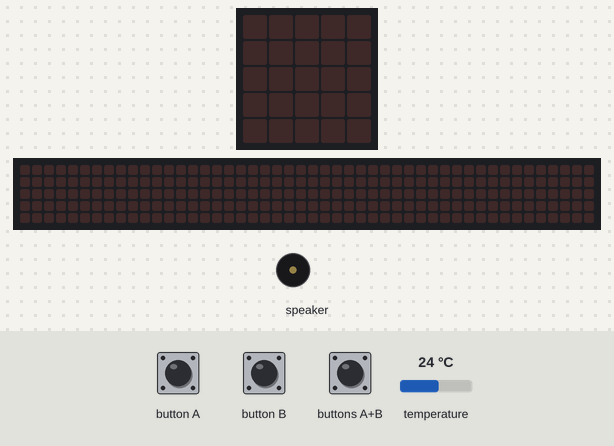
This program was run on a simulated Calliope mini (MakeCode). On the bench: the board's 5×5 LED display, a strip that is not on the board, showing the scrolling text unrolled, buzzer (waves = sounding). The test bench sets the inputs (shaded band); at power-on: temperature 24 °C. The 48×5 strip is a reading aid, not a part: it shows the text the display is scrolling, unrolled, one strip-width of it at a time.

Above: at 1.2 s.
1.3 s: button A pressed for 0.15 s
At 1.65 s:
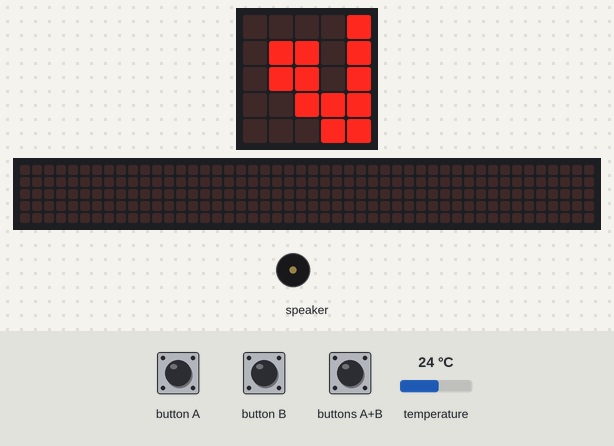
4.3 s: button B pressed for 0.15 s
At 4.85 s:
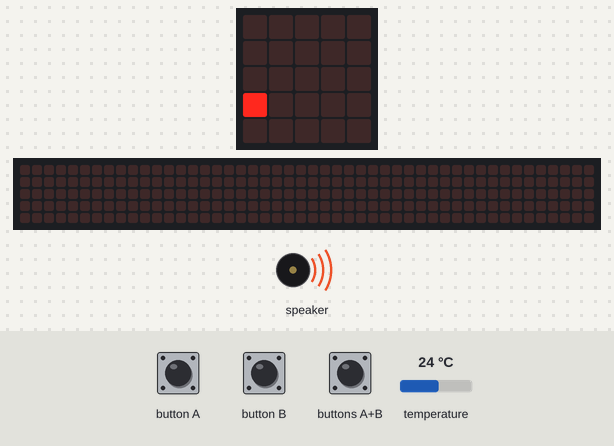
7.3 s: buttons A+B pressed for 0.15 s
At 10.07 s:
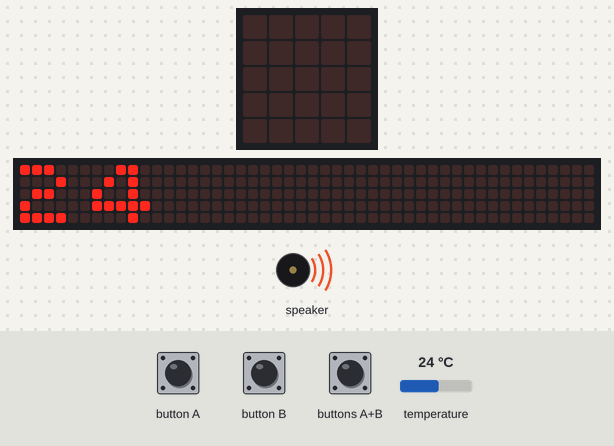
10.3 s: temperature set to 33 °C
At 13.03 s:
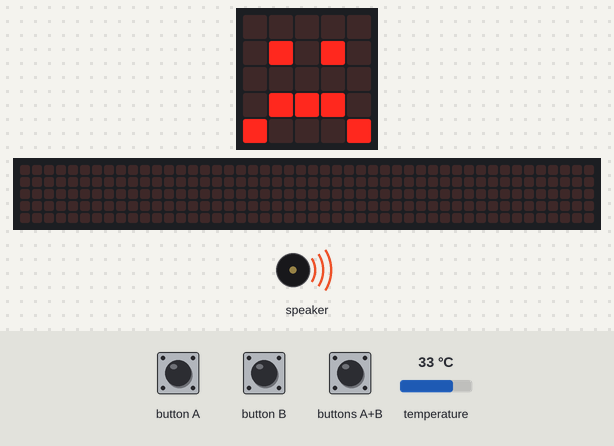
13.3 s: temperature set to 9 °C
At 14.88 s:
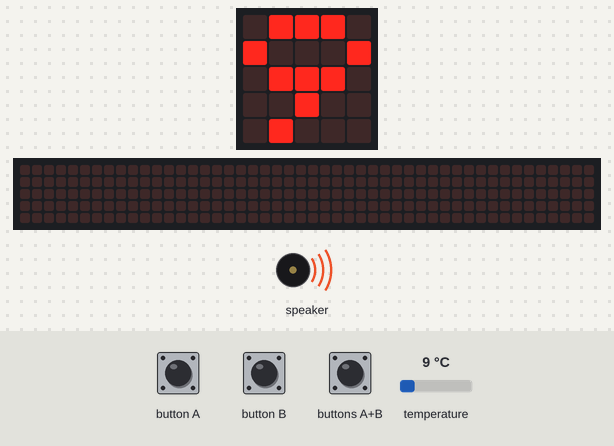
16.3 s: temperature set to 10.7 °C
At 26.0 s:
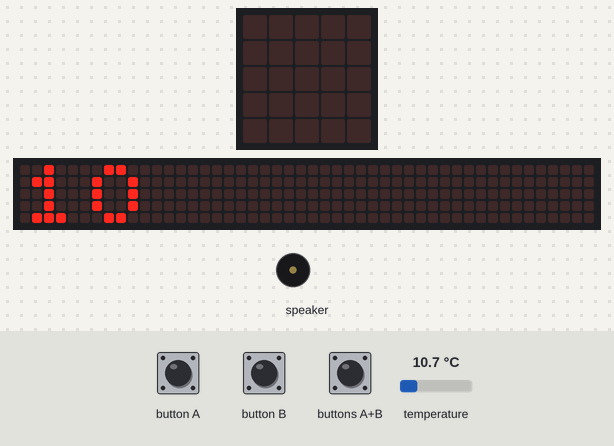
Timing chart, 0 to 27.5 s (numbered marks = the images above; inputs shaded):
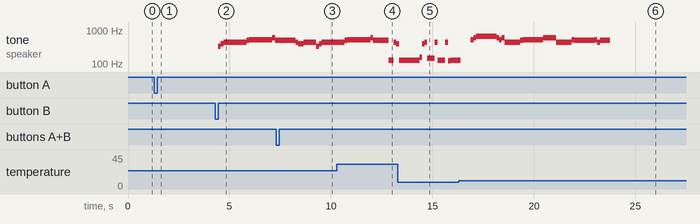

Measured:
- the behaviour switches between 9.9 and 10 °C on temperature (found by bisection; images 5 and 6)
- after the input at 1.3 s, the display: changes after 0.15 s (image 1)
- after the input at 4.3 s, tone on speaker: plays 330 Hz for 0.13 s, 392 Hz for 0.13 s, 440 Hz for 1.1 s, 494 Hz for 0.13 s, 523 Hz for 1.1 s, 587 Hz for 0.13 s … (7 notes in this stretch), starting after 0.15 s
- after the input at 7.3 s, the display: first changes after 0.15 s (image 3 shows a later state)
- after the input at 10.3 s, the display: first differs from a run without the input after 2.6 s (image 4)
- after the input at 13.3 s, the display: first differs from a run without the input after 1.4 s (image 5)
- after the input at 16.3 s, the display: first differs from a run without the input after 1.5 s (image 6 shows a later state)

The program:

main.ts
```typescript
input.onButtonPressed(Button.A, function () {
    images.createBigImage(`
        . . . . # # . . . .
        . # # . # # . . . .
        . # # . # . . . . .
        . . # # # # # # # .
        . . . # # # # # . .
        `).showImage(0)
    images.createBigImage(`
        . . . . # # . . . .
        . # # . # # . . . .
        . # # . # . . . . .
        . . # # # # # # # .
        . . . # # # # # . .
        `).showImage(1)
    images.createBigImage(`
        . . . . # # . . . .
        . # # . # # . . . .
        . # # . # . . . . .
        . . # # # # # # # .
        . . . # # # # # . .
        `).showImage(2)
    images.createBigImage(`
        . . . . # # . . . .
        . # # . # # . . . .
        . # # . # . . . . .
        . . # # # # # # # .
        . . . # # # # # . .
        `).showImage(3)
    images.createBigImage(`
        . . . . # # . . . .
        . # # . # # . . . .
        . # # . # . . . . .
        . . # # # # # # # .
        . . . # # # # # . .
        `).showImage(4)
    images.createBigImage(`
        . . . . # # . . . .
        . # # . # # . . . .
        . # # . # . . . . .
        . . # # # # # # # .
        . . . # # # # # . .
        `).showImage(5)
    images.createBigImage(`
        . . . . # # . . . .
        . # # . # # . . . .
        . # # . # . . . . .
        . . # # # # # # # .
        . . . # # # # # . .
        `).showImage(6)
    images.createBigImage(`
        . . . . # # . . . .
        . # # . # # . . . .
        . # # . # . . . . .
        . . # # # # # # # .
        . . . # # # # # . .
        `).showImage(7)
    images.createBigImage(`
        . . . . # # . . . .
        . # # . # # . . . .
        . # # . # . . . . .
        . . # # # # # # # .
        . . . # # # # # . .
        `).showImage(8)
    images.createBigImage(`
        . . . . # # . . . .
        . # # . # # . . . .
        . # # . # . . . . .
        . . # # # # # # # .
        . . . # # # # # . .
        `).showImage(9)
    images.createBigImage(`
        . . . . # # . . . .
        . # # . # # . . . .
        . # # . # . . . . .
        . . # # # # # # # .
        . . . # # # # # . .
        `).showImage(0)
    images.createBigImage(`
        . . . . # # . . . .
        . # # . # # . . . .
        . # # . # . . . . .
        . . # # # # # # # .
        . . . # # # # # . .
        `).showImage(1)
    images.createBigImage(`
        . . . . # # . . . .
        . # # . # # . . . .
        . # # . # . . . . .
        . . # # # # # # # .
        . . . # # # # # . .
        `).showImage(2)
    images.createBigImage(`
        . . . . # # . . . .
        . # # . # # . . . .
        . # # . # . . . . .
        . . # # # # # # # .
        . . . # # # # # . .
        `).showImage(3)
    images.createBigImage(`
        . . . . # # . . . .
        . # # . # # . . . .
        . # # . # . . . . .
        . . # # # # # # # .
        . . . # # # # # . .
        `).showImage(4)
    images.createBigImage(`
        . . . . # # . . . .
        . # # . # # . . . .
        . # # . # . . . . .
        . . # # # # # # # .
        . . . # # # # # . .
        `).showImage(5)
    images.createBigImage(`
        . . . . # # . . . .
        . # # . # # . . . .
        . # # . # . . . . .
        . . # # # # # # # .
        . . . # # # # # . .
        `).showImage(6)
    images.createBigImage(`
        . . . . # # . . . .
        . # # . # # . . . .
        . # # . # . . . . .
        . . # # # # # # # .
        . . . # # # # # . .
        `).showImage(7)
    images.createBigImage(`
        . . . . # # . . . .
        . # # . # # . . . .
        . # # . # . . . . .
        . . # # # # # # # .
        . . . # # # # # . .
        `).showImage(8)
    images.createBigImage(`
        . . . . # # . . . .
        . # # . # # . . . .
        . # # . # . . . . .
        . . # # # # # # . .
        . . . # # # # . . .
        `).showImage(9)
    images.createBigImage(`
        . . # # . . # # . .
        . . # # . . # # . .
        . . . # # # . . . .
        . . . . # # . . . .
        . . . . . # # . . .
        `).showImage(0)
    images.createBigImage(`
        . . # # . . # # . .
        . . # # . . # # . .
        . . . # # # . . . .
        . . . . # # . . . .
        . . . . . # # . . .
        `).showImage(1)
    images.createBigImage(`
        . . # # . . # # . .
        . . # # . . # # . .
        . . . # # # . . . .
        . . . . # # . . . .
        . . . . . # # . . .
        `).showImage(2)
    images.createBigImage(`
        . . # # . . # # . .
        . . # # . . # # . .
        . . . # # # . . . .
        . . . . # # . . . .
        . . . . . # # . . .
        `).showImage(3)
    images.createBigImage(`
        . . # # . . # # . .
        . . # # . . # # . .
        . . . # # # . . . .
        . . . . # # . . . .
        . . . . . # # . . .
        `).showImage(4)
    images.createBigImage(`
        . . # # . . # # . .
        . . # # . . # # . .
        . . . # # # . . . .
        . . . . # # . . . .
        . . . . . # # . . .
        `).showImage(5)
    images.createBigImage(`
        . . # # . . # # . .
        . . # # . . # # . .
        . . . # # # . . . .
        . . . . # # . . . .
        . . . . . # # . . .
        `).showImage(6)
    images.createBigImage(`
        . . # # . . # # . .
        . . # # . . # # . .
        . . . # # # . . . .
        . . . . # # . . . .
        . . . . . # # . . .
        `).showImage(7)
    images.createBigImage(`
        . . # # . . # # . .
        . . # # . . # # . .
        . . . # # # . . . .
        . . . . # # . . . .
        . . . . . # # . . .
        `).showImage(8)
    images.createBigImage(`
        . . # # . . # # . .
        . . # # . . # # . .
        . . . # # # . . . .
        . . . . # # . . . .
        . . . . . # # . . .
        `).showImage(9)
    images.createBigImage(`
        . . . . . # # . . .
        . . . # # # # . . .
        . . . # # . . . . .
        . . . # # # # # . .
        . . . . # . # # . .
        `).showImage(0)
    images.createBigImage(`
        . . . . . # # . . .
        . . . # # # # . . .
        . . . # # . . . . .
        . . . # # # # # . .
        . . . . # . # # . .
        `).showImage(1)
    images.createBigImage(`
        . . . . . # # . . .
        . . . # # # # . . .
        . . . # # . . . . .
        . . . # # # # # . .
        . . . . # . # # . .
        `).showImage(2)
    images.createBigImage(`
        . . . . . # # . . .
        . . . # # # # . . .
        . . . # # . . . . .
        . . . # # # # # . .
        . . . . # . # # . .
        `).showImage(3)
    images.createBigImage(`
        . . . . . # # . . .
        . . . # # # # . . .
        . . . # # . . . . .
        . . . # # # # # . .
        . . . . # . # # . .
        `).showImage(4)
    images.createBigImage(`
        . . . . . # # . . .
        . . . # # # # . . .
        . . . # # . . . . .
        . . . # # # # # . .
        . . . . # . # # . .
        `).showImage(5)
    images.createBigImage(`
        . . . . . # # . . .
        . . . # # # # . . .
        . . . # # . . . . .
        . . . # # # # # . .
        . . . . # . # # . .
        `).showImage(6)
    images.createBigImage(`
        . . . . . # # . . .
        . . . # # # # . . .
        . . . # # . . . . .
        . . . # # # # # . .
        . . . . # . # # . .
        `).showImage(7)
    images.createBigImage(`
        . . . . . # # . . .
        . . . # # # # . . .
        . . . # # . . . . .
        . . . # # # # # . .
        . . . . # . # # . .
        `).showImage(8)
    images.createBigImage(`
        . . . . . # # . . .
        . . . # # # # . . .
        . . . # # . . . . .
        . . . # # # # # . .
        . . . . # . # # . .
        `).showImage(9)
    images.createBigImage(`
        . . . . . . . . . .
        . . . . . # # . . .
        . . . # # # # . . .
        . . . # # . . . . .
        . . . # # # # # . .
        `).showImage(0)
    images.createBigImage(`
        . . . . . . . . . .
        . . . . . # # . . .
        . . . # # # # . . .
        . . . # # . . . . .
        . . . # # # # # . .
        `).showImage(1)
    images.createBigImage(`
        . . . . . . . . . .
        . . . . . # # . . .
        . . . # # # # . . .
        . . . # # . . . . .
        . . . # # # # # . .
        `).showImage(2)
    images.createBigImage(`
        . . . . . . . . . .
        . . . . . # # . . .
        . . . # # # # . . .
        . . . # # . . . . .
        . . . # # # # # . .
        `).showImage(3)
    images.createBigImage(`
        . . . . . . . . . .
        . . . . . # # . . .
        . . . # # # # . . .
        . . . # # . . . . .
        . . . # # # # # . .
        `).showImage(4)
    images.createBigImage(`
        . . . . . . . . . .
        . . . . . # # . . .
        . . . # # # # . . .
        . . . # # . . . . .
        . . . # # # # # . .
        `).showImage(5)
    images.createBigImage(`
        . . . . . . . . . .
        . . . . . # # . . .
        . . . # # # # . . .
        . . . # # . . . . .
        . . . # # # # # . .
        `).showImage(6)
    images.createBigImage(`
        . . . . . . . . . .
        . . . . . # # . . .
        . . . # # # # . . .
        . . . # # . . . . .
        . . . # # # # # . .
        `).showImage(7)
    images.createBigImage(`
        . . . . . . . . . .
        . . . . . # # . . .
        . . . # # # # . . .
        . . . # # . . . . .
        . . . # # # # # . .
        `).showImage(8)
    images.createBigImage(`
        . . . . . . . . . .
        . . . . . # # . . .
        . . . # # # # . . .
        . . . # # . . . . .
        . . . # # # # # . .
        `).showImage(9)
    images.createBigImage(`
        . . . . . . . . . .
        . . . . . . . . . .
        . . . . . # # . . .
        . . . # # # # . . .
        . . . # # . . . . .
        `).showImage(0)
    images.createBigImage(`
        . . . . . . . . . .
        . . . . . . . . . .
        . . . . . # # . . .
        . . . # # # # . . .
        . . . # # . . . . .
        `).showImage(1)
    images.createBigImage(`
        . . . . . . . . . .
        . . . . . . . . . .
        . . . . . # # . . .
        . . . # # # # . . .
        . . . # # . . . . .
        `).showImage(2)
    images.createBigImage(`
        . . . . . . . . . .
        . . . . . . . . . .
        . . . . . # # . . .
        . . . # # # # . . .
        . . . # # . . . . .
        `).showImage(3)
    images.createBigImage(`
        . . . . . . . . . .
        . . . . . . . . . .
        . . . . . # # . . .
        . . . # # # # . . .
        . . . # # . . . . .
        `).showImage(4)
    images.createBigImage(`
        . . . . . . . . . .
        . . . . . . . . . .
        . . . . . # # . . .
        . . . # # # # . . .
        . . . # # . . . . .
        `).showImage(5)
    images.createBigImage(`
        . . . . . . . . . .
        . . . . . . . . . .
        . . . . . # # . . .
        . . . # # # # . . .
        . . . # # . . . . .
        `).showImage(6)
    images.createBigImage(`
        . . . . . . . . . .
        . . . . . . . . . .
        . . . . . # # . . .
        . . . # # # # . . .
        . . . # # . . . . .
        `).showImage(7)
    images.createBigImage(`
        . . . . . . . . . .
        . . . . . . . . . .
        . . . . . # # . . .
        . . . # # # # . . .
        . . . # # . . . . .
        `).showImage(8)
    images.createBigImage(`
        . . . . . . . . . .
        . . . . . . . . . .
        . . . . . # # . . .
        . . . # # # # . . .
        . . . # # . . . . .
        `).showImage(9)
    images.createBigImage(`
        . . . . . . . . . .
        . . . . . . . . . .
        . . . . . . . . . .
        . . . . . # # . . .
        . . . # # # # . . .
        `).showImage(0)
    images.createBigImage(`
        . . . . . . . . . .
        . . . . . . . . . .
        . . . . . . . . . .
        . . . . . # # . . .
        . . . # # # # . . .
        `).showImage(1)
    images.createBigImage(`
        . . . . . . . . . .
        . . . . . . . . . .
        . . . . . . . . . .
        . . . . . # # . . .
        . . . # # # # . . .
        `).showImage(2)
    images.createBigImage(`
        . . . . . . . . . .
        . . . . . . . . . .
        . . . . . . . . . .
        . . . . . # # . . .
        . . . # # # # . . .
        `).showImage(3)
    images.createBigImage(`
        . . . . . . . . . .
        . . . . . . . . . .
        . . . . . . . . . .
        . . . . . # # . . .
        . . . # # # # . . .
        `).showImage(4)
    images.createBigImage(`
        . . . . . . . . . .
        . . . . . . . . . .
        . . . . . . . . . .
        . . . . . # # . . .
        . . . # # # # . . .
        `).showImage(5)
    images.createBigImage(`
        . . . . . . . . . .
        . . . . . . . . . .
        . . . . . . . . . .
        . . . . . # # . . .
        . . . # # # # . . .
        `).showImage(6)
    images.createBigImage(`
        . . . . . . . . . .
        . . . . . . . . . .
        . . . . . . . . . .
        . . . . . # # . . .
        . . . # # # # . . .
        `).showImage(7)
    images.createBigImage(`
        . . . . . . . . . .
        . . . . . . . . . .
        . . . . . . . . . .
        . . . . . # # . . .
        . . . # # # # . . .
        `).showImage(8)
    images.createBigImage(`
        . . . . . . . . . .
        . . . . . . . . . .
        . . . . . . . . . .
        . . . . . # # . . .
        . . . # # # # . . .
        `).showImage(9)
})
input.onButtonPressed(Button.AB, function () {
    for (let index = 0; index < 10; index++) {
        basic.showNumber(input.temperature())
        if (input.temperature() > 28) {
            music.startMelody(music.builtInMelody(Melodies.Funeral), MelodyOptions.Once)
            basic.showIcon(IconNames.Sad)
        }
    }
})
input.onButtonPressed(Button.B, function () {
    music.playTone(330, music.beat(BeatFraction.Quarter))
    music.playTone(392, music.beat(BeatFraction.Quarter))
    music.playTone(440, music.beat(BeatFraction.Whole))
    music.playTone(440, music.beat(BeatFraction.Whole))
    music.playTone(440, music.beat(BeatFraction.Quarter))
    music.playTone(494, music.beat(BeatFraction.Quarter))
    music.playTone(523, music.beat(BeatFraction.Whole))
    music.playTone(523, music.beat(BeatFraction.Whole))
    music.playTone(523, music.beat(BeatFraction.Quarter))
    music.playTone(587, music.beat(BeatFraction.Quarter))
    music.playTone(494, music.beat(BeatFraction.Whole))
    music.playTone(494, music.beat(BeatFraction.Whole))
    music.playTone(440, music.beat(BeatFraction.Quarter))
    music.playTone(392, music.beat(BeatFraction.Quarter))
    music.playTone(392, music.beat(BeatFraction.Quarter))
    music.playTone(440, music.beat(BeatFraction.Quarter))
    music.playTone(440, music.beat(BeatFraction.Whole))
    music.playTone(330, music.beat(BeatFraction.Quarter))
    music.playTone(392, music.beat(BeatFraction.Quarter))
    music.playTone(440, music.beat(BeatFraction.Whole))
    music.playTone(440, music.beat(BeatFraction.Whole))
    music.playTone(440, music.beat(BeatFraction.Quarter))
    music.playTone(494, music.beat(BeatFraction.Quarter))
    music.playTone(523, music.beat(BeatFraction.Whole))
    music.playTone(523, music.beat(BeatFraction.Whole))
    music.playTone(523, music.beat(BeatFraction.Quarter))
    music.playTone(587, music.beat(BeatFraction.Quarter))
    music.playTone(494, music.beat(BeatFraction.Whole))
    music.playTone(494, music.beat(BeatFraction.Whole))
    music.playTone(440, music.beat(BeatFraction.Quarter))
    music.playTone(392, music.beat(BeatFraction.Quarter))
    music.playTone(440, music.beat(BeatFraction.Double))
    music.playTone(330, music.beat(BeatFraction.Quarter))
    music.playTone(392, music.beat(BeatFraction.Quarter))
    music.playTone(440, music.beat(BeatFraction.Whole))
    music.playTone(440, music.beat(BeatFraction.Whole))
    music.playTone(440, music.beat(BeatFraction.Quarter))
    music.playTone(494, music.beat(BeatFraction.Quarter))
    music.playTone(523, music.beat(BeatFraction.Whole))
    music.playTone(523, music.beat(BeatFraction.Whole))
    music.playTone(523, music.beat(BeatFraction.Quarter))
    music.playTone(587, music.beat(BeatFraction.Quarter))
    music.playTone(659, music.beat(BeatFraction.Whole))
    music.playTone(659, music.beat(BeatFraction.Whole))
    music.playTone(587, music.beat(BeatFraction.Quarter))
    music.playTone(523, music.beat(BeatFraction.Quarter))
    music.playTone(587, music.beat(BeatFraction.Quarter))
    music.playTone(440, music.beat(BeatFraction.Quarter))
    music.playTone(440, music.beat(BeatFraction.Whole))
    music.playTone(440, music.beat(BeatFraction.Quarter))
    music.playTone(494, music.beat(BeatFraction.Quarter))
    music.playTone(523, music.beat(BeatFraction.Whole))
    music.playTone(523, music.beat(BeatFraction.Whole))
    music.playTone(587, music.beat(BeatFraction.Whole))
    music.playTone(587, music.beat(BeatFraction.Quarter))
    music.playTone(440, music.beat(BeatFraction.Quarter))
    music.playTone(440, music.beat(BeatFraction.Whole))
    music.playTone(440, music.beat(BeatFraction.Quarter))
    music.playTone(523, music.beat(BeatFraction.Quarter))
    music.playTone(494, music.beat(BeatFraction.Whole))
    music.playTone(494, music.beat(BeatFraction.Whole))
    music.playTone(523, music.beat(BeatFraction.Quarter))
    music.playTone(440, music.beat(BeatFraction.Quarter))
    music.playTone(494, music.beat(BeatFraction.Whole))
})
```

test.ts
```typescript
// Hier kann man Tests durchführen; diese Datei wird nicht kompiliert, wenn dieses Paket als Erweiterung verwendet wird.
```
